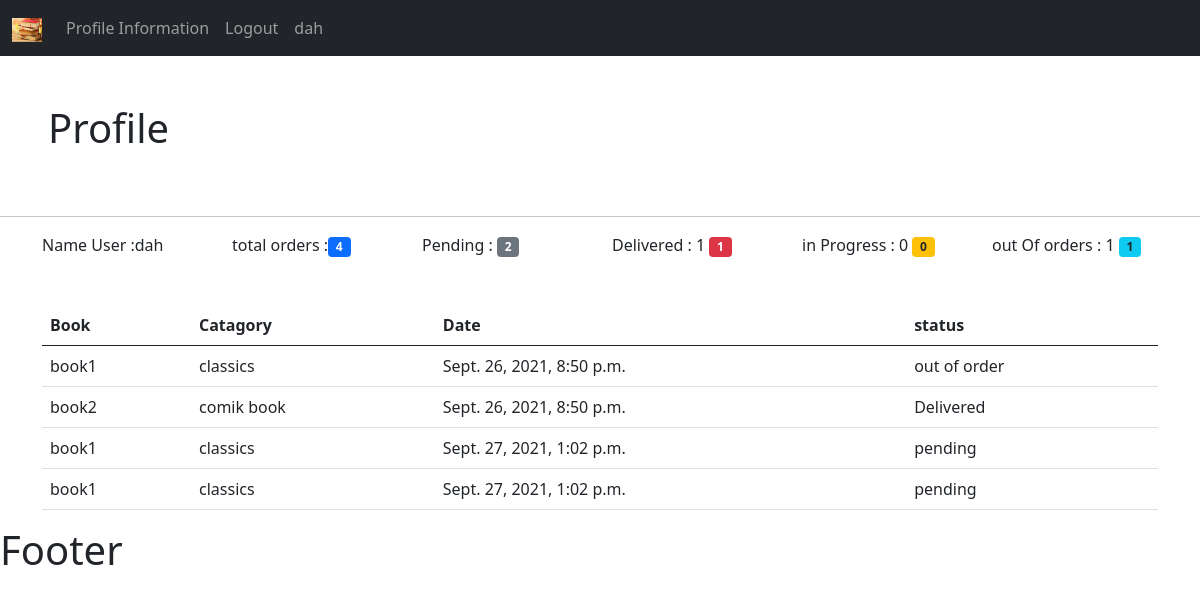
The page /user/ (signed in) on the database its author committed.
### bookstore/models.py (models this page shows)
class Order(models.Model):
    STATUS =(
        ('pending','pending'),
        ('Delivered','Delivered'),
        ('in progress','in progress'),
        ('out of order','out of order')
    )
    customer =models.ForeignKey(Customer,null=True,on_delete=models.SET_NULL)
    book =models.ForeignKey(Book,null=True,on_delete=models.SET_NULL)
    tags =models.ManyToManyField(Tag)
    date_created =models.DateTimeField(auto_now_add=True, null=True)
    status=models.CharField(max_length=200, null=True,choices=STATUS)

class Book(models.Model):
    CATEGORY =(
        ('classics','classics'),
        ('comik book','comik book'),
        ('Fantasy','Fantasy'),
        ('horror','horror')
    )
    name =models.CharField(max_length=190, null=True)
    author =models.CharField(max_length=190, null=True)
    price =models.FloatField( null=True)
    category =models.CharField(max_length=190, null=True,choices=CATEGORY)
    description =models.CharField(max_length=190, null=True)
    tags =models.ManyToManyField(Tag)
    date_created =models.DateTimeField(auto_now_add=True, null=True)
    def __str__(self) :
        return self.name

### bookstore/decorators.py (the view)
        def wrapper_func(request ,*args,**kwargs):
            group = None
            if request.user.groups.exists():
                group =request.user.groups.all()[0].name
            if group in allowedGroups:
             return view_func(request ,*args,**kwargs)
            else:
                return redirect('user_profile')

### bookstore/views.py (called while the page is built)
@login_required(login_url='login')
@allowedUsers(allowedGroups=['customer'])
def userProfile(request):
    orders = request.user.customer.order_set.all()
    orders = Order.objects.all()
    t_orders = orders.count()
    p_orders = orders.filter(status='pending').count()
    d_orders = orders.filter(status='Delivered').count()
    in_orders = orders.filter(status='in progress').count()
    out_orders = orders.filter(status='out of order').count()
    context = {
                'orders': orders,
                't_orders':t_orders,
                'p_orders': p_orders,
                'd_orders': d_orders,
                'in_orders': in_orders,
                'out_orders': out_orders}
    return render(request,'bookstore/profile.html', context)

### bookstore/templates/bookstore/profile.html
{% extends 'bookstore/main.html'%}
{% block limam %}
<h1 class="p-5">Profile</h1>
<hr>
<div class="container pb-5">
  <div class="row">
    <div class="col-sm">
      Name User :{{request.user.username}}
    </div>
    <div class="col-sm">
      total orders :<span class="badge bg-primary">{{t_orders}}</span>
    </div>
    <div class="col-sm">
      Pending : <span class="badge bg-secondary">{{p_orders}}</span>
    </div>
    <div class="col-sm">
      Delivered : {{d_orders}} <span class="badge bg-danger">{{d_orders}}</span>
    </div>
    <div class="col-sm">
      in Progress : {{in_orders}} <span class="badge bg-warning text-dark">{{in_orders}}</span>
    </div>
    <div class="col-sm">
      out Of orders : {{out_orders}} <span class="badge bg-info text-dark">{{out_orders}}</span>
    </div>
  </div>
</div>
<div class="container">
<table class="table">
  <thead>
    <tr>
      <th scope="col">Book</th>
      <th scope="col">Catagory</th>
      <th scope="col">Date</th>
      <th scope="col">status</th>
    </tr>
  </thead>
  <tbody>
      {% for item in orders %}
        <tr>
      <td>{{item.book}}</td>
      <td>{{item.book.category}}</td>
      <td>{{item.date_created}}</td>
      <td>{{item.status}}</td>
        </tr>
      {% endfor %}
  </tbody>
</table>
</div>
{% endblock %}

### bookstore/templates/bookstore/navbar.html (shortened to what this page needs)
{% load static %}
<nav class="navbar navbar-expand-lg navbar-dark bg-dark">
  <div class="container-fluid">
    <a class="navbar-brand" href="{% url 'home' %}"> <img src="{% static '/images/book.jpg'%}"
    alt="" width="30" height="24"></a>
    <div class="collapse navbar-collapse" id="navbarSupportedContent">
      <ul class="navbar-nav me-auto mb-2 mb-lg-0">
        <li class="nav-item">
          <a class="nav-link" href="{% url 'profile_info' %}">Profile Information</a>
        </li>
        <li class="nav-item">
          <a class="nav-link" href="{% url 'logout' %}">Logout</a>
        </li>
        <li class="nav-item">
        <a class="nav-link" href="#">{{request.user}}</a>
        </li>
      </ul>
    </div>
  </div>

### rows shown on the page
Order: book "book1", book.category "classics", date_created "Sept. 26, 2021, 8:50 p.m.", status "out of order"
Order: book "book2", book.category "comik book", date_created "Sept. 26, 2021, 8:50 p.m.", status "Delivered"
Order: book "book1", book.category "classics", date_created "Sept. 27, 2021, 1:02 p.m.", status "pending"
Order: book "book1", book.category "classics", date_created "Sept. 27, 2021, 1:02 p.m.", status "pending"

### other values the page prints
{{ request.user }} "dah"
{{ request.user.username }} "dah"
{{ t_orders }} "4"
{{ p_orders }} "2"
{{ d_orders }} "1"
{{ in_orders }} "0"
{{ out_orders }} "1"
